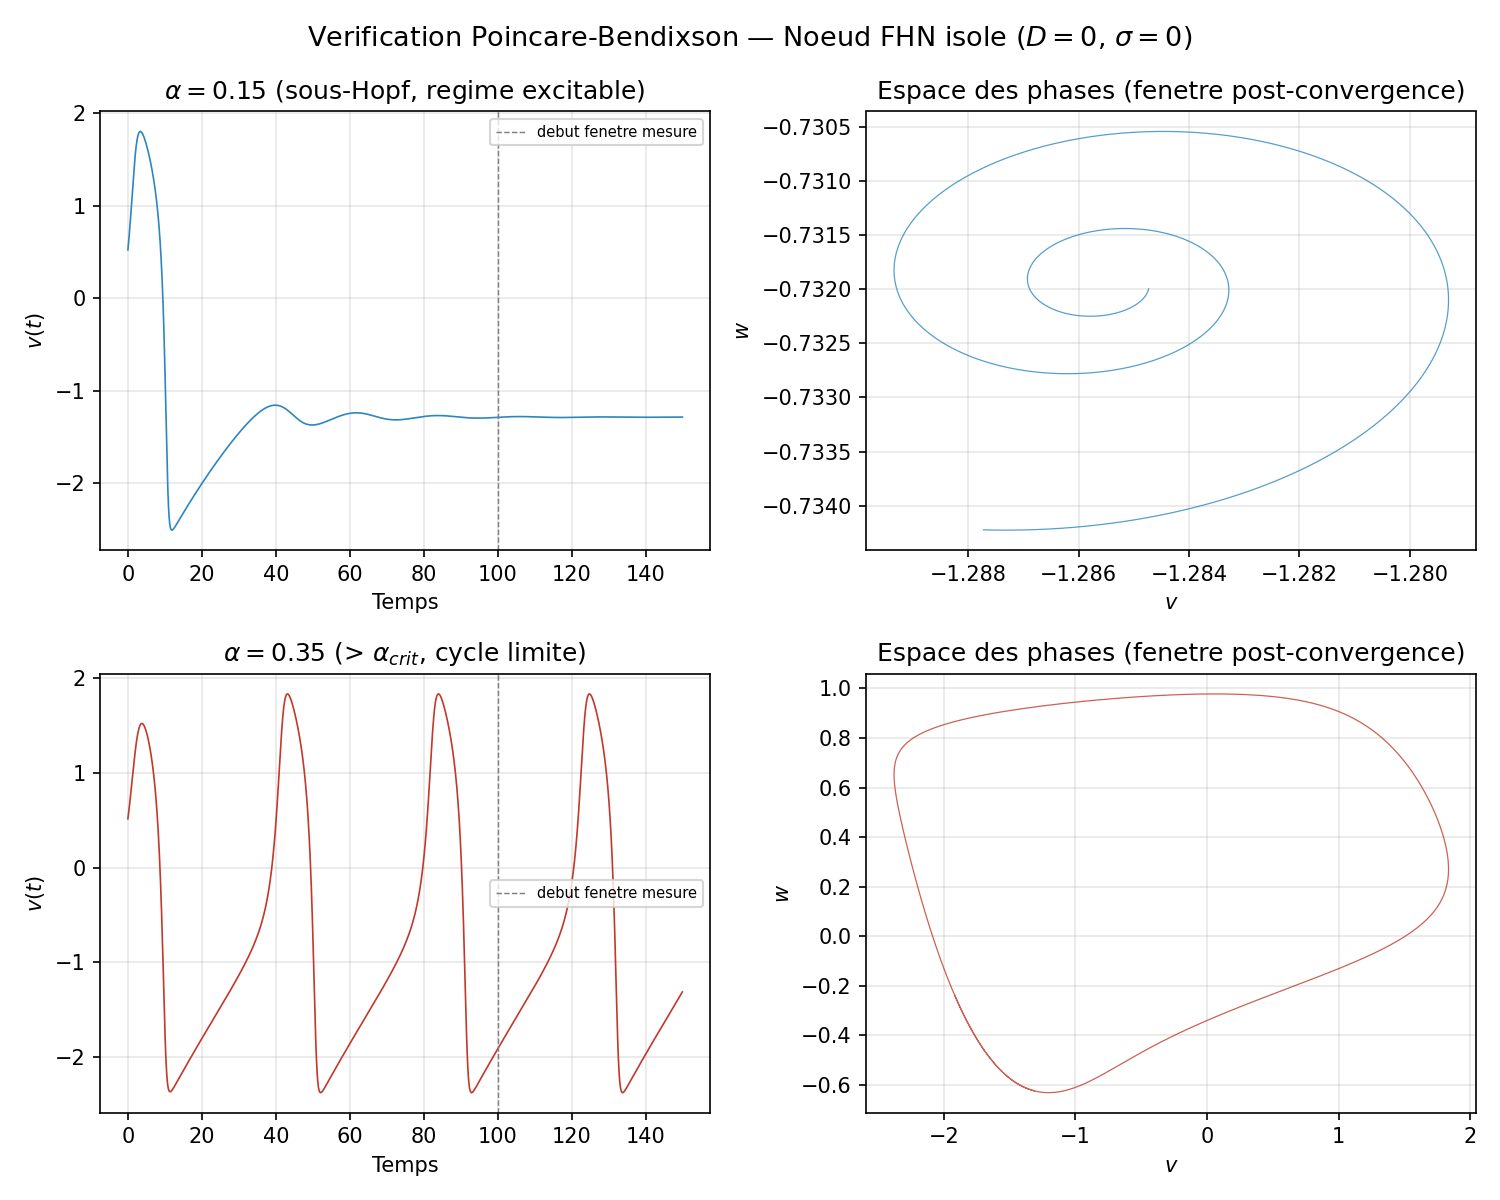

The script that saved this image:
"""
Verification numerique du theoreme de Poincare-Bendixson pour le noeud FHN isole.

Montre cote a cote les deux regimes :
  - alpha = 0.15 (default) : spirale stable -> point fixe (regime excitable, sous-Hopf)
  - alpha = 0.35 (> alpha_crit ~= 0.296) : cycle limite -> P-B s'applique

Noeud isole = D=0, sigma_v=0, I_stimulus=0, u quasi-statique (u=0.5 fixe).
3000 pas, dt=0.05.

Resultat attendu :
  alpha=0.15 : std(v) < 1e-3 apres convergence (spirale stable)
  alpha=0.35 : std(v) > 0.5  apres convergence (oscillation soutenue)
"""

import sys, os
import numpy as np
import matplotlib
matplotlib.use('Agg')
import matplotlib.pyplot as plt

sys.path.insert(0, os.path.abspath(os.path.join(os.path.dirname(__file__), '../src')))

STEPS   = 3000
WARMUP  = 2000   # on mesure sur les 1000 derniers pas
DT      = 0.05
A       = 0.7
B       = 0.8
EPS     = 0.08
V_DIV   = 5.0

def simulate_isolated(alpha, v0=0.5, w0=0.0, steps=STEPS, dt=DT):
    """Euler sur le noeud FHN isole sans couplage ni bruit."""
    v, w = v0, w0
    v_hist = np.zeros(steps)
    w_hist = np.zeros(steps)
    for t in range(steps):
        dv = v - v**3 / V_DIV - w - alpha * np.tanh(v)
        dw = EPS * (v + A - B * w)
        v += dt * dv
        w += dt * dw
        v_hist[t] = v
        w_hist[t] = w
    return v_hist, w_hist

def report(alpha, v_hist, w_hist):
    window_v = v_hist[WARMUP:]
    std_v    = np.std(window_v)
    mean_v   = np.mean(window_v)
    regime   = "CYCLE LIMITE (P-B valide)" if std_v > 0.5 else "SPIRALE STABLE (regime excitable)"
    print(f"  alpha={alpha:.2f} | mean(v)={mean_v:+.4f} | std(v)={std_v:.4f} | -> {regime}")
    return std_v

print("=" * 60)
print("  VERIFICATION Poincare-Bendixson — noeud FHN isole")
print(f"  {STEPS} pas, dt={DT}, D=0, sigma=0, I=0")
print("=" * 60)

alphas = [0.15, 0.35]
results = {}
for alpha in alphas:
    v_hist, w_hist = simulate_isolated(alpha)
    results[alpha] = (v_hist, w_hist)
    std_v = report(alpha, v_hist, w_hist)

print()
print("Valeurs attendues :")
print("  alpha=0.15 : std(v) << 0.1  (spirale stable, pas de cycle limite)")
print("  alpha=0.35 : std(v)  > 0.5  (cycle limite, P-B s'applique)")
print("=" * 60)

# --- Figure ---
fig, axes = plt.subplots(2, 2, figsize=(10, 8))
fig.suptitle("Verification Poincare-Bendixson — Noeud FHN isole ($D=0$, $\\sigma=0$)", fontsize=13)

labels = {0.15: r"$\alpha=0.15$ (sous-Hopf, regime excitable)", 0.35: r"$\alpha=0.35$ (> $\alpha_{crit}$, cycle limite)"}
colors = {0.15: "#2E86C1", 0.35: "#C0392B"}

for row, alpha in enumerate(alphas):
    v_hist, w_hist = results[alpha]
    ax_t  = axes[row, 0]
    ax_ph = axes[row, 1]

    t_axis = np.arange(STEPS) * DT
    ax_t.plot(t_axis, v_hist, color=colors[alpha], linewidth=0.8)
    ax_t.set_title(labels[alpha])
    ax_t.set_xlabel("Temps")
    ax_t.set_ylabel("$v(t)$")
    ax_t.axvline(WARMUP * DT, color="gray", linestyle="--", linewidth=0.7, label="debut fenetre mesure")
    ax_t.legend(fontsize=7)
    ax_t.grid(True, alpha=0.3)

    ax_ph.plot(v_hist[WARMUP:], w_hist[WARMUP:], color=colors[alpha], linewidth=0.6, alpha=0.8)
    ax_ph.set_xlabel("$v$")
    ax_ph.set_ylabel("$w$")
    ax_ph.set_title("Espace des phases (fenetre post-convergence)")
    ax_ph.grid(True, alpha=0.3)

plt.tight_layout()
out = os.path.join(os.path.dirname(__file__), "verify_pb_isolated_node.png")
plt.savefig(out, dpi=150)
print(f"\nFigure sauvegardee : {out}")
